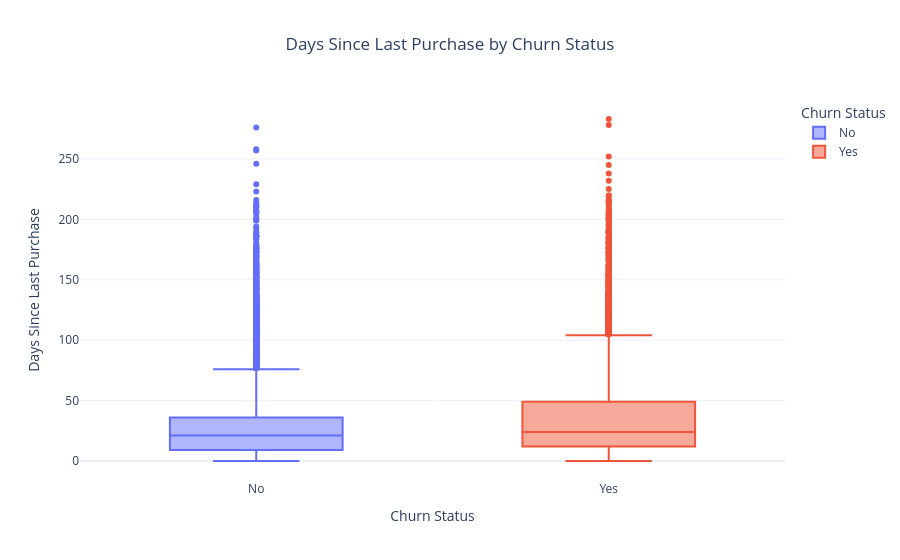

Source (notebook cell):
### Markdown cell above
## 9. Days Since Last Purchase Analysis
- A histogram or box plot showing days since last purchase by churn status.

- Purpose:
  Helps identify inactive customers who may be at risk of churn.

### Code cell
import plotly.express as px

fig = px.box(
    df,
    x='Churned',
    y='Days_Since_Last_Purchase',
    color='Churned',
    points='outliers',
    title='Days Since Last Purchase by Churn Status',
    labels={
        'Churned': 'Churn Status',
        'Days_Since_Last_Purchase': 'Days Since Last Purchase'
    }
)
fig.update_layout(
    xaxis_title='Churn Status',
    yaxis_title='Days Since Last Purchase',
    title_x=0.5,
    template='plotly_white'
)
fig.show()

### Figure 1 — Plotly figure (JSON) as saved in the notebook; plotly's stock layout.template omitted (floating-point values rounded to 4 significant figures; data arrays with more than 128 entries replaced by an {"elided": "..."} marker saying what was removed)
{"data": [{"alignmentgroup": "True", "boxpoints": "outliers", "hovertemplate": "Churn Status=%{x}<br>Days Since Last Purchase=%{y}<extra></extra>", "legendgroup": "No", "marker": {"color": "#636efa"}, "name": "No", "notched": false, "offsetgroup": "No", "orientation": "v", "showlegend": true, "type": "box", "x": {"elided": "31063 str values"}, "x0": " ", "xaxis": "x", "y": {"elided": "31063 float values"}, "y0": " ", "yaxis": "y"}, {"alignmentgroup": "True", "boxpoints": "outliers", "hovertemplate": "Churn Status=%{x}<br>Days Since Last Purchase=%{y}<extra></extra>", "legendgroup": "Yes", "marker": {"color": "#EF553B"}, "name": "Yes", "notched": false, "offsetgroup": "Yes", "orientation": "v", "showlegend": true, "type": "box", "x": {"elided": "12880 str values"}, "x0": " ", "xaxis": "x", "y": {"elided": "12880 float values"}, "y0": " ", "yaxis": "y"}], "layout": {"boxmode": "overlay", "legend": {"title": {"text": "Churn Status"}, "tracegroupgap": 0}, "title": {"text": "Days Since Last Purchase by Churn Status", "x": 0.5}, "xaxis": {"anchor": "y", "categoryarray": ["No", "Yes"], "categoryorder": "array", "domain": [0, 1], "title": {"text": "Churn Status"}}, "yaxis": {"anchor": "x", "domain": [0, 1], "title": {"text": "Days Since Last Purchase"}}}}
